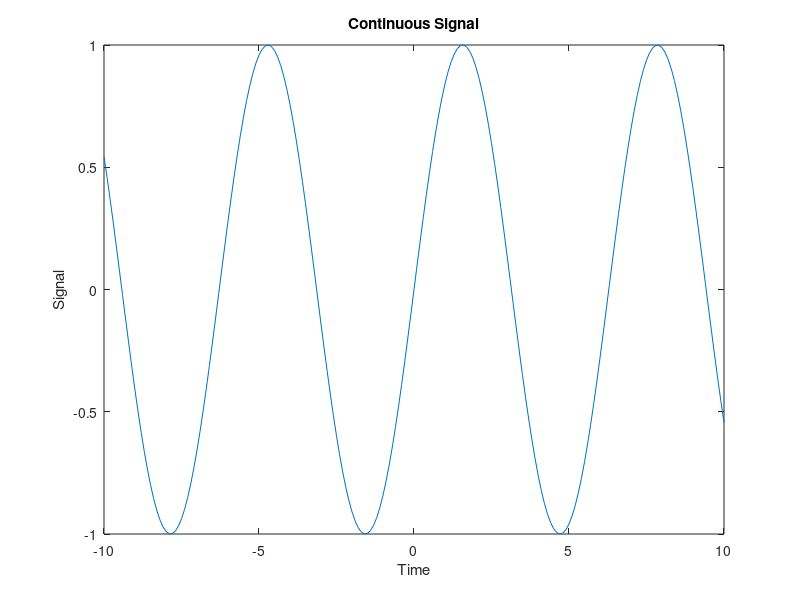

MATLAB code to generate this figure:
%Continuous time signal where t  and sine value change
clc; 
clear all;
close all;
t1=-10:0.1:10;
x1=sin(t1);

plot(t1,x1);
xlabel('Time');
ylabel('Signal');
title('Continuous Signal');
